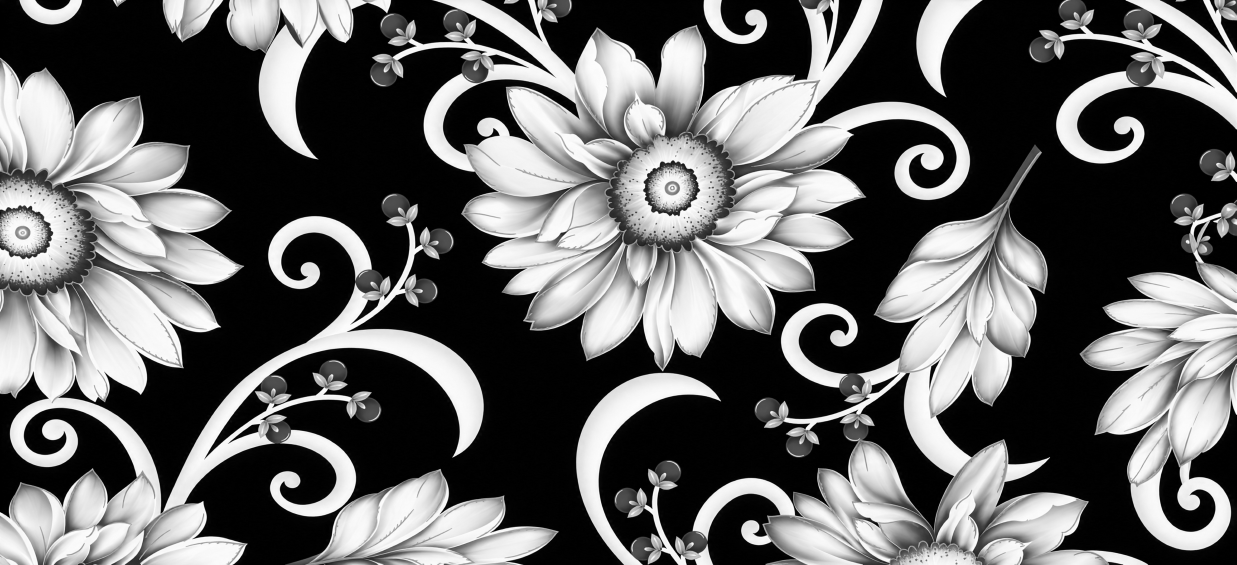
#> input picture textile_project/tests/samples/design13_black_floral.jpg, 3709 x 1695 px (shown at 1/3 size)
$ python -i paint.py   (imports and definitions only)
#> lines starting #> are read from the running program, lines starting #| are printed output that depends on the picture; after the words box and inside, x2 and y2 are one past the last pixel; in counts of white or black regions, pixels touching at a corner belong together
### textile_project/textile/io_utils.py
"""Files in and out, the mill's way: DPI written into every image, the final
as an LZW TIFF, no '#' in any name (some phone and zip apps skip such files).

Colour images are read with PIL, which opens any path Windows can (cv2.imread
cannot read a path with non-English letters on Windows); for an 8-bit PNG the
pixels are cv2's. Line art (grey) is read with `read_cv2`: PIL's grey differs.
"""
from __future__ import annotations

import io
import os
import re
from collections import deque
from concurrent.futures import ThreadPoolExecutor
from pathlib import Path

import numpy as np
from PIL import Image

def _pixel_limit() -> int:
    """Pillow's decompression-bomb guard, raised for mill-size files but never
    switched off (this module is also imported inside the LoomLab engine, so
    the setting is process-wide). 500 MP by default (a 2 m x 1.5 m repeat at
    300 DPI is ~419 MP); LOOMLAB_MAX_IMAGE_PIXELS (or MAX_IMAGE_PIXELS) changes
    it, read exactly as backend/app/core/pixels.py reads it."""
    for key in ('LOOMLAB_MAX_IMAGE_PIXELS', 'MAX_IMAGE_PIXELS'):
        raw = os.environ.get(key, '').strip().replace('_', '')
        if raw.isdigit() and int(raw) > 0:
            return int(raw)
    return 500_000_000


Image.MAX_IMAGE_PIXELS = _pixel_limit()

_UNSAFE = re.compile(r'[^A-Za-z0-9._-]+')


# [15 lines left out: functions safe_name, load_rgb, not called in this run]


def read_cv2(path, flag):
    """cv2.imread's pixels for any path: the file's bytes decoded by OpenCV.
    (cv2.imread itself cannot open a path with non-English letters on
    Windows; PIL's own grey conversion differs from OpenCV's by a level here
    and there, which would move pixels across a threshold.) None if unreadable."""
#> called with flag = 0
    import cv2
    try:
        data = np.fromfile(str(path), np.uint8)
    except OSError:
        return None
    return cv2.imdecode(data, flag) if data.size else None
#> returned value is the input picture: shape (1695, 3709); min 0, max 255, mean 102.1


def to_image(arr: np.ndarray) -> Image.Image:
    """uint8 array -> PIL image (mode from the shape: L, RGB or RGBA)."""
    return Image.fromarray(np.ascontiguousarray(arr, dtype=np.uint8))


def save_png(img: Image.Image, path, dpi: int) -> Path:
    img.save(path, dpi=(dpi, dpi))
    return Path(path)


# [39 lines left out: functions save_tif, png_bytes, ordered_map, hex_of, rgb_of, not called in this run]


def inches(px: int, dpi: int) -> float:
    return round(px / dpi, 2)


# [12 lines left out: function unique_rgb, not called in this run]

### textile_project/textile/names.py
"""Channel names a person can read: channel_01_olive_ground_4A5B24.png.

The colour's name is the nearest of a fixed list (CIELAB distance), its role
is what it does in the design: `ground` (the colour that covers the most),
`outline` (the line art's colour, when the design was filled from one) or
`motif` (everything else). The hex stays in the name, so two olives are
never confused.
"""
from __future__ import annotations

import json
import re
import unicodedata

import numpy as np

# name -> RGB. Plain words a mill uses; one word each so file names stay simple.
COLOURS = {
    'white': (255, 255, 255), 'offwhite': (244, 240, 230), 'cream': (242, 232, 207), 'beige': (227, 211, 176),
    'black': (20, 20, 20), 'grey': (128, 128, 128), 'charcoal': (58, 58, 58), 'silver': (192, 194, 196),
    'red': (200, 16, 46), 'maroon': (122, 31, 43), 'rani': (208, 22, 122), 'pink': (240, 141, 176),
    'babypink': (248, 207, 221), 'peach': (246, 185, 147), 'orange': (240, 112, 34), 'rust': (168, 70, 26),
    'yellow': (246, 209, 15), 'lightyellow': (248, 226, 140), 'mustard': (209, 161, 26), 'gold': (201, 164, 58), 'green': (46, 139, 58),
    'bottlegreen': (15, 74, 42), 'parrot': (124, 194, 66), 'olive': (107, 122, 42), 'mint': (167, 223, 193),
    'teal': (23, 126, 131), 'turquoise': (51, 191, 196), 'blue': (31, 95, 191), 'navy': (27, 42, 74),
    'royalblue': (36, 66, 166), 'skyblue': (134, 199, 234), 'purple': (106, 44, 142), 'lavender': (185, 163, 217),
    'brown': (107, 66, 38), 'coffee': (74, 46, 30), 'khaki': (191, 164, 110),
}
_NAMES = list(COLOURS)


def _lab(rgb):
    c = np.asarray(rgb, np.float64) / 255
    c = np.where(c <= 0.04045, c / 12.92, ((c + 0.055) / 1.055) ** 2.4)
    xyz = c @ np.array([[0.4124, 0.3576, 0.1805], [0.2126, 0.7152, 0.0722], [0.0193, 0.1192, 0.9505]]).T
    xyz /= np.array([0.95047, 1.0, 1.08883])
    f = np.where(xyz > 0.008856, np.cbrt(xyz), 7.787 * xyz + 16 / 116)
    return np.stack([116 * f[..., 1] - 16, 500 * (f[..., 0] - f[..., 1]), 200 * (f[..., 1] - f[..., 2])], -1)


_LIST_LAB = _lab(np.array([COLOURS[n] for n in _NAMES]))


# [81 lines left out: functions delta_e2000, colour_name, roles, ink_token, read_ink_names, not called in this run]

### textile_project/textile/fill_method1.py
"""Colour fill, Method 1 (aligned line art + reference): reference_code/
method1_colorfill.py as a module. The logic is the script's, step for step:

  1. the reference's flat palette (k-means if it is not flat)
  2. the reference as palette indices, resized NEAREST to the output size
  3. the line art: Lanczos up, a light 3x3 blur, threshold -> line mask
  4. alignment: how many reference colour edges fall on the lines
  5. closed areas (4-connected) take the reference's majority colour there
  6. line pixels take the colour most common under the lines (or --line-color)

Only two things differ from the script, both approved by the user: images
are decoded with cv2.imdecode from bytes (the same pixels as cv2.imread, but
any Windows path opens), and a design that is not square keeps its
proportions (width = size) instead of being stretched square.
"""
from __future__ import annotations

from dataclasses import dataclass, field

import cv2
import numpy as np
from PIL import Image
from scipy import ndimage

from . import palette as pl
from .io_utils import read_cv2, rgb_of


class FillError(Exception):
    """A fill that must stop, with the reason in the user's words."""


@dataclass
class Fill:
    index: np.ndarray            # H x W palette indices
    pal: np.ndarray              # K x 3 uint8
    line_index: int
    reference_was_flat: bool
    alignment_score: float
    regions: int
    doubtful: list = field(default_factory=list)      # (region, size, purity)
    debug: np.ndarray | None = None                   # the doubtful regions in red, 1200 px
    reference: np.ndarray | None = None               # the reference, 1200 px wide (compare sheet)


# [8 lines left out: function alignment_score, not called in this run]


def output_size(w, h, size):
    """(width, height): `size` wide, the design's proportions kept."""
    return size, max(1, round(size * h / w))


# [70 lines left out: function fill, not called in this run]

### textile_project/textile/fill_method4.py
"""Colour fill, Method 4: Method 1 with the gaps in the line art sealed.

AI line art is rarely a closed drawing: a stroke breaks for a pixel or two,
and the reference's ground colour runs through the break into a petal, which
then votes (and fills) as ground. Measured on an AI floral pair whose line
art lines up with its reference at 0.96: with the gaps open, whole petals
and leaves came out the ground colour.

The vote is Method 1's, step for step (reference_code/method1 stays as it
is, and `fill_method1` is still byte-identical to it). The one change is
which areas vote: the line mask is CLOSED (dilate then erode, an ellipse of
`seal` px) before the areas are labelled, so a break narrower than ~2 x seal
no longer joins two areas. Then:

  - the real lines are untouched: they are drawn from the original mask, in
    the colour most common under them, as Method 1 does
  - a pixel the closing added (the seal itself) takes the colour of the
    nearest area
  - an area the closing swallowed whole (a tiny closed shape between two
    close lines) keeps its own vote from the unsealed labelling, so a dot or
    a sliver is never lost

`seal` defaults to 1.5 source pixels of the line art, scaled to the output:
the breaks an AI drawing has are 1-3 of its own pixels wide, while a gap
between two real lines is wider than that. Seal 0 is Method 1.
"""
from __future__ import annotations

import cv2
import numpy as np
from PIL import Image
from scipy import ndimage

from . import palette as pl
from .fill_method1 import Fill, FillError, alignment_score, output_size
from .io_utils import read_cv2, rgb_of


def default_seal(src_width, out_width, source_px=1.5):
    """The closing radius, in output px: `source_px` of the line art's own."""
    return max(1, int(round(source_px * out_width / max(src_width, 1))))


# [75 lines left out: function fill, not called in this run]

### textile_project/textile/paint.py
"""Paint a sketch: line art in, the colours the user names out, one channel per colour.

No reference image and no guessing: the user says which part takes which
colour. Two steps, the same command:

  1. `textile paint sketch.png --out o/`: the sketch's closed areas are found
     (Method 4's way: Lanczos up, the 3x3 blur, threshold, the line art's small
     gaps sealed) and put into GROUPS of look-alike shapes (same size and
     shape, turned or mirrored: every petal of one kind is one group), lettered
     A, B, C... biggest first. NAME_map.png shows the letters, NAME_numbers.png
     each area's own number, NAME_groups.txt the list.
  2. `textile paint sketch.png --out o/ --colors "A=cream, B=laal, C=hara, lines=coffee"`:
     every area takes its colour, drawn hard-edged at --size, then the usual
     package (TIF for the mill, PNG, one channel per colour, B/W, report),
     checked by verify like every other command.

What can be named (later wins over earlier, a number over its group):
  A, B, ... a group       12, 40-45  areas by number      ground  the biggest area's group
  lines   the sketch's own lines (a colour, or `fill`: each line pixel takes the
          nearest area's colour, so the design has no outline)
  tiny    areas too small to letter, not named by number
  rest    every area not named
          Both default to `fill`: each pixel takes the colour of the nearest area
          that WAS named, so nothing is left white or guessed (the user's rule: a
          white the user named stays white, an unnamed gap never becomes white).
          A colour given here is used instead.
A colour is a hex (F2E8CF), a word in English or Hinglish (laal, halka neela,
mehendi; backend/app/colour_words.py when the repo has it, else names.py's
list), or another key (C=A: the same colour as A). Two keys with the same
colour are one channel.

Mill rules hold: every pixel exactly one colour, no anti-aliasing (the index
is drawn, never resampled), no '#' in names. Nothing here picks a colour the
user did not name except `rest` and `tiny`, and the report lists both.
"""
from __future__ import annotations

import hashlib
import importlib.util
import os
import re
from dataclasses import dataclass, field

import cv2
import numpy as np
from PIL import Image, ImageDraw, ImageFont
from scipy import ndimage

from . import names as nm
from .fill_method1 import FillError, output_size
from .fill_method4 import default_seal
from .io_utils import hex_of, read_cv2, rgb_of

PAINT_SEAL = 2.0          # gaps closed up to 2 of the sketch's own px (fill uses 1.5): the user's flower sketch
                          # leaked its big leaf into the ground at 1.5, not at 2 (1256 px -> seal 6 at 3535)
SEP_GREY_MIN = 40         # with separators=fill: a line pixel this light or lighter is a separator (drawn 80 grey)
TINY_SHARE = 0.00002      # an area under 0.002% of the design (250 px at 3535) gets no letter
AREA_TOL, SHAPE_TOL = 0.25, 0.12   # one group: log area within 0.25 (~25%), shape numbers within 0.12
JAALI_MAX = 0.6          # 'A*': the lines crossed must be under 60% of the sketch's (2218 35%, no-jaali sketches 85%+)
NUMBERS_WIDTH = 2600     # the numbers sheet is bigger: small areas' numbers must still be readable on zoom
MAP_WIDTH = 1800          # the maps are for a phone screen, not for print


@dataclass
class Regions:
    lab: np.ndarray            # H x W int32, area number; 0 = line or seal
    lines: np.ndarray          # H x W bool, the sketch's own lines
    area: np.ndarray           # n + 1, px per area (0 unused)
    group: np.ndarray          # n + 1, group number; -1 = tiny (and area 0)
    letters: list              # group number -> letter
    ground: int                # the group of the biggest area
    seal: int
    sketch_hash: str
    groups: list = field(default_factory=list)   # [{letter, areas, share}]
    shape: np.ndarray | None = None              # n + 1 x 5, each area's shape numbers (tiny: nan)
    rep_shape: np.ndarray | None = None          # G x 5, each group's first (biggest) member's
    tolerance: float = 1.0
    raw: np.ndarray | None = None                # the sketch's grey at --size, before the blur (separators)
    sep: str | None = None                       # 'fill': grey (separator) lines take the nearest area's colour

    @property
    def n(self):
        return len(self.area) - 1


def letter(i: int) -> str:
    """0 -> A ... 25 -> Z, 26 -> AA, 27 -> AB ..."""
    s = ''
    i += 1
    while i:
        i, r = divmod(i - 1, 26)
        s = chr(65 + r) + s
    return s


# --- 1. areas and groups ------------------------------------------------------------------------

def find_regions(sketch_path, size=3535, line_threshold=150, seal=None, tolerance=1.0, log=print) -> Regions:
    line = read_cv2(sketch_path, cv2.IMREAD_GRAYSCALE)
    if line is None:
        raise FillError('sketch read nahi hua - path check karo.')
    W, H = output_size(line.shape[1], line.shape[0], size)
    raw = line if line.shape[::-1] == (W, H) else cv2.resize(line, (W, H), interpolation=cv2.INTER_LANCZOS4)
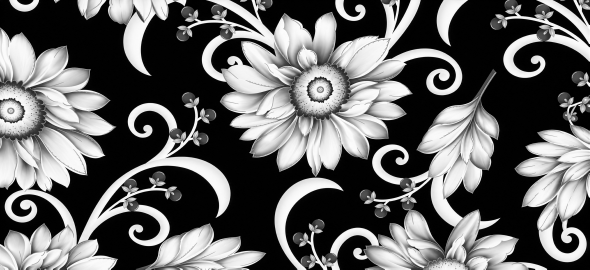
#> raw: shape (1615, 3535) (shown at 1/6 size); min 0, max 255, mean 102.1
    g = cv2.GaussianBlur(raw, (3, 3), 0)
    lines = g < line_threshold
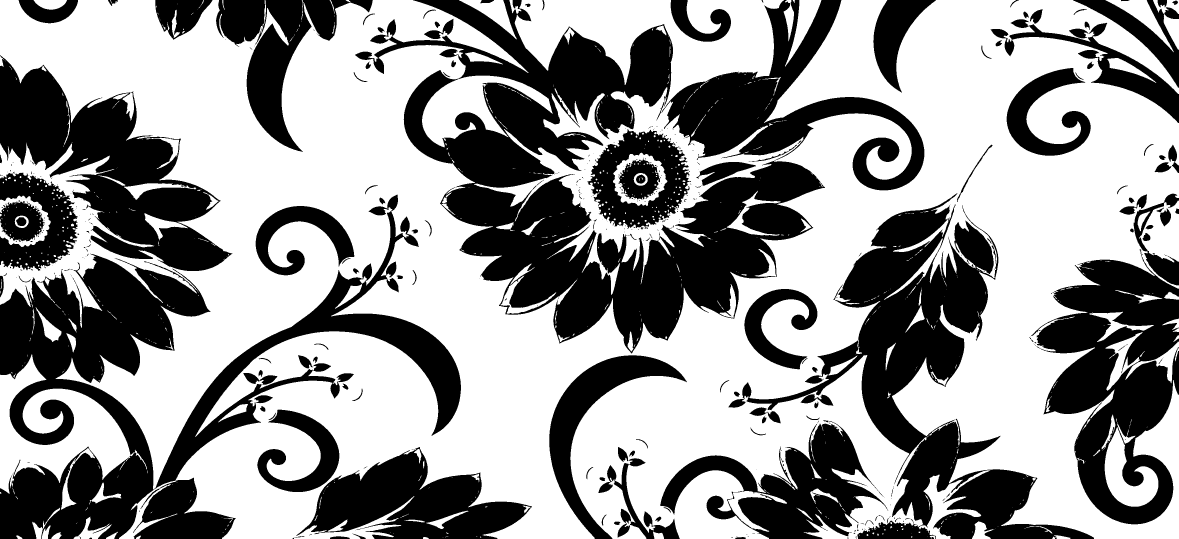
#> lines: shape (1615, 3535) bool (shown at 1/3 size); 58.7% white; 400 black regions (246 under 20 px), largest, box (x1, y1, x2, y2) and area: (1065, 0, 2773, 1061) 638960, (0, 584, 1383, 1615) 367832, (2185, 579, 3282, 1615) 280206
    del g
    if lines.mean() > 0.6 or lines.mean() < 0.001:
        raise FillError(f'ye sketch nahi lagta ({lines.mean() * 100:.0f}% pixel line hain). Safed kagaz par kaali '
                        'lines wala line art do.')
    r = default_seal(line.shape[1], W, PAINT_SEAL) if seal is None else int(seal)
    if r > 0:
        k = cv2.getStructuringElement(cv2.MORPH_ELLIPSE, (2 * r + 1, 2 * r + 1))
        sealed = cv2.morphologyEx(lines.astype(np.uint8), cv2.MORPH_CLOSE, k) > 0
#> sealed: shape (1615, 3535) bool; 59.3% white; 200 black regions (24 under 20 px), largest, box (x1, y1, x2, y2) and area: (1338, 483, 2467, 1047) 286819, (0, 766, 628, 1615) 220515, (3111, 779, 3535, 1573) 183933
    else:
        sealed = lines
    lab, n = ndimage.label(~sealed)           # 4-connected: no leak across a diagonal
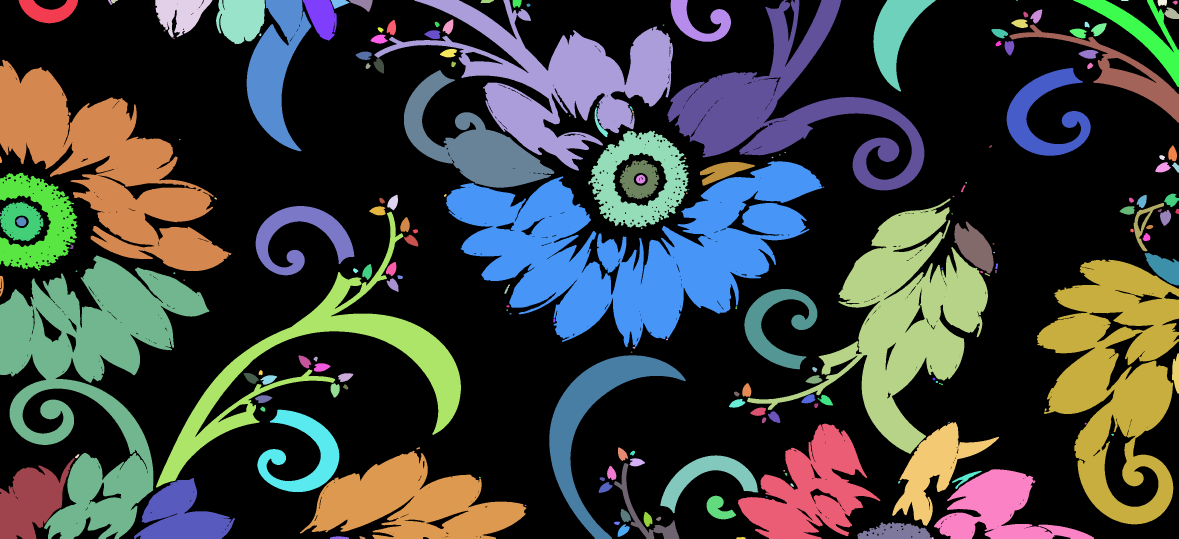
#> lab: shape (1615, 3535) int32 (shown at 1/3 size); 210 distinct labels, from 0 to 209; one colour per label, 0 black
#> n = 209
    if r > 0:
        # an area the seal swallowed whole (a dot between two close lines) stays an area of its own
        lab0, n0 = ndimage.label(~lines)
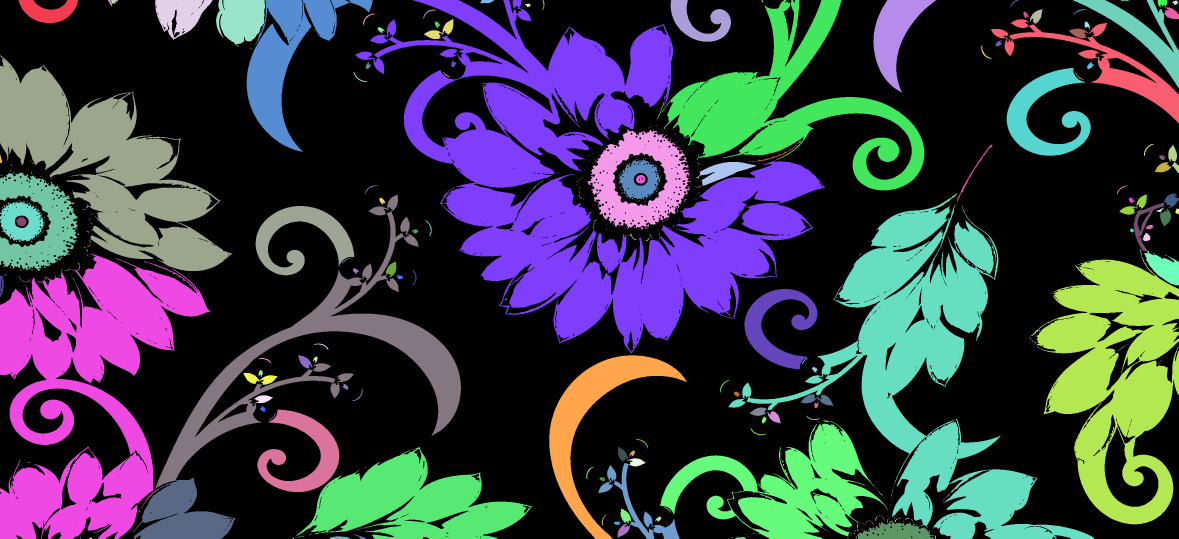
#> lab0: shape (1615, 3535) int32 (shown at 1/3 size); 598 distinct labels, from 0 to 597; one colour per label, 0 black
#> n0 = 597
        alive = np.bincount(lab0[~sealed], minlength=n0 + 1)
#> alive = 598 values, max 498124 at index 7, min 0 at index 0, mean 3889.2
        lost = np.flatnonzero(alive == 0)
#> lost = 495 values from 0 to 597
        lost = lost[lost > 0]
#> lost = 494 values from 9 to 597
        if len(lost):
            new = np.zeros(n0 + 1, np.int32)
            new[lost] = np.arange(n + 1, n + 1 + len(lost))
            m = (new[lab0] > 0) & (lab == 0)
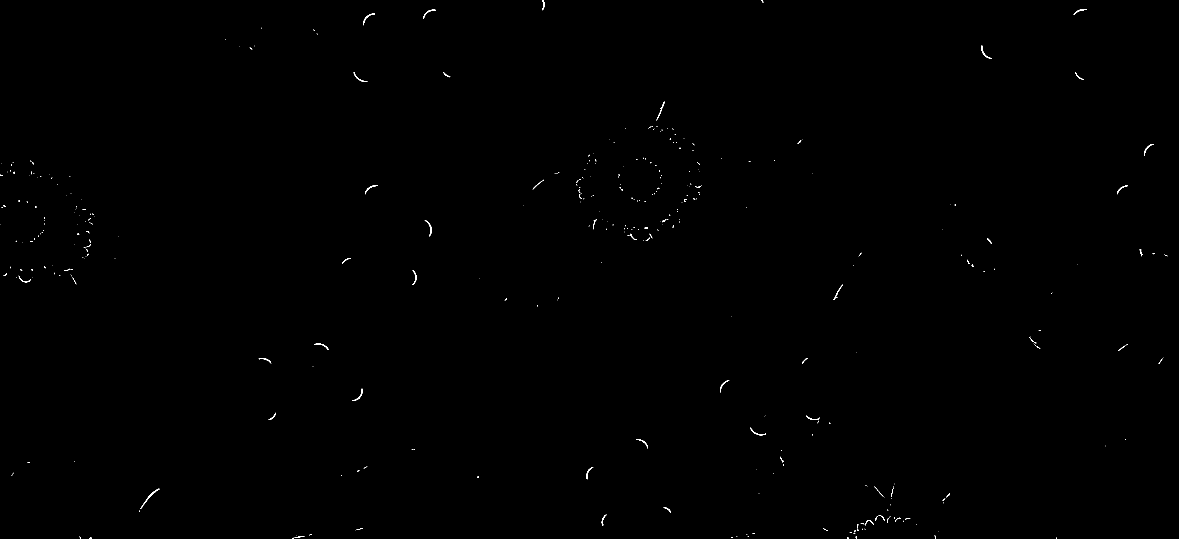
#> m: shape (1615, 3535) bool (shown at 1/3 size); 0.12% white in thin lines or dots
            lab[m] = new[lab0[m]]
#> lab: shape (1615, 3535) int32; 704 distinct labels, from 0 to 703
            n += len(lost)
#> n = 703
#> (the rest of the program and of its run is left out)
